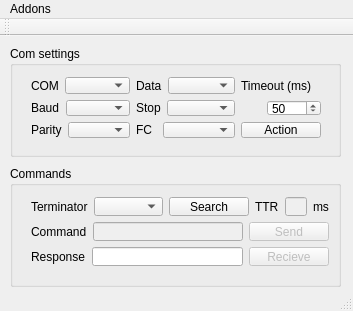
<?xml version="1.0" encoding="UTF-8"?>
<ui version="4.0">
 <class>MainWindow</class>
 <widget class="QMainWindow" name="MainWindow">
  <property name="geometry">
   <rect>
    <x>0</x>
    <y>0</y>
    <width>353</width>
    <height>311</height>
   </rect>
  </property>
  <property name="windowTitle">
   <string>Serial App V1.1.0</string>
  </property>
  <widget class="QWidget" name="centralWidget">
   <widget class="QGroupBox" name="groupBox">
    <property name="geometry">
     <rect>
      <x>10</x>
      <y>10</y>
      <width>331</width>
      <height>111</height>
     </rect>
    </property>
    <property name="title">
     <string>Com settings</string>
    </property>
    <widget class="QWidget" name="layoutWidget">
     <property name="geometry">
      <rect>
       <x>10</x>
       <y>20</y>
       <width>312</width>
       <height>83</height>
      </rect>
     </property>
     <layout class="QHBoxLayout" name="horizontalLayout_13">
      <item>
       <layout class="QVBoxLayout" name="verticalLayout">
        <item>
         <layout class="QHBoxLayout" name="horizontalLayout">
          <item>
           <widget class="QLabel" name="label">
            <property name="text">
             <string>COM</string>
            </property>
           </widget>
          </item>
          <item>
           <widget class="QComboBox" name="comboBoxCOM"/>
          </item>
         </layout>
        </item>
        <item>
         <layout class="QHBoxLayout" name="horizontalLayout_2">
          <item>
           <widget class="QLabel" name="label_2">
            <property name="text">
             <string>Baud</string>
            </property>
           </widget>
          </item>
          <item>
           <widget class="QComboBox" name="comboBoxBaud"/>
          </item>
         </layout>
        </item>
        <item>
         <layout class="QHBoxLayout" name="horizontalLayout_3">
          <item>
           <widget class="QLabel" name="label_3">
            <property name="text">
             <string>Parity</string>
            </property>
           </widget>
          </item>
          <item>
           <widget class="QComboBox" name="comboBoxParity"/>
          </item>
         </layout>
        </item>
       </layout>
      </item>
      <item>
       <spacer name="horizontalSpacer_3">
        <property name="orientation">
         <enum>Qt::Horizontal</enum>
        </property>
        <property name="sizeHint" stdset="0">
         <size>
          <width>40</width>
          <height>20</height>
         </size>
        </property>
       </spacer>
      </item>
      <item>
       <layout class="QVBoxLayout" name="verticalLayout_2">
        <item>
         <layout class="QHBoxLayout" name="horizontalLayout_4">
          <item>
           <widget class="QLabel" name="label_4">
            <property name="text">
             <string>Data</string>
            </property>
           </widget>
          </item>
          <item>
           <widget class="QComboBox" name="comboBoxData"/>
          </item>
         </layout>
        </item>
        <item>
         <layout class="QHBoxLayout" name="horizontalLayout_5">
          <item>
           <widget class="QLabel" name="label_5">
            <property name="text">
             <string>Stop</string>
            </property>
           </widget>
          </item>
          <item>
           <widget class="QComboBox" name="comboBoxStop"/>
          </item>
         </layout>
        </item>
        <item>
         <layout class="QHBoxLayout" name="horizontalLayout_6">
          <item>
           <widget class="QLabel" name="label_10">
            <property name="text">
             <string>FC</string>
            </property>
           </widget>
          </item>
          <item>
           <widget class="QComboBox" name="comboBoxFlowControl"/>
          </item>
         </layout>
        </item>
       </layout>
      </item>
      <item>
       <spacer name="horizontalSpacer_4">
        <property name="orientation">
         <enum>Qt::Horizontal</enum>
        </property>
        <property name="sizeHint" stdset="0">
         <size>
          <width>40</width>
          <height>20</height>
         </size>
        </property>
       </spacer>
      </item>
      <item>
       <layout class="QVBoxLayout" name="verticalLayout_3">
        <item>
         <layout class="QHBoxLayout" name="horizontalLayout_11">
          <item>
           <widget class="QLabel" name="label_12">
            <property name="text">
             <string>Timeout (ms)</string>
            </property>
           </widget>
          </item>
          <item>
           <spacer name="horizontalSpacer">
            <property name="orientation">
             <enum>Qt::Horizontal</enum>
            </property>
            <property name="sizeHint" stdset="0">
             <size>
              <width>40</width>
              <height>20</height>
             </size>
            </property>
           </spacer>
          </item>
         </layout>
        </item>
        <item>
         <layout class="QHBoxLayout" name="horizontalLayout_12">
          <item>
           <spacer name="horizontalSpacer_2">
            <property name="orientation">
             <enum>Qt::Horizontal</enum>
            </property>
            <property name="sizeHint" stdset="0">
             <size>
              <width>40</width>
              <height>20</height>
             </size>
            </property>
           </spacer>
          </item>
          <item>
           <widget class="QSpinBox" name="spinBoxTimeout">
            <property name="minimum">
             <number>1</number>
            </property>
            <property name="maximum">
             <number>9999</number>
            </property>
            <property name="value">
             <number>50</number>
            </property>
           </widget>
          </item>
         </layout>
        </item>
        <item>
         <widget class="QPushButton" name="pushButtonAction">
          <property name="text">
           <string>Action</string>
          </property>
         </widget>
        </item>
       </layout>
      </item>
     </layout>
    </widget>
   </widget>
   <widget class="QGroupBox" name="groupBox_2">
    <property name="geometry">
     <rect>
      <x>10</x>
      <y>130</y>
      <width>331</width>
      <height>121</height>
     </rect>
    </property>
    <property name="title">
     <string>Commands</string>
    </property>
    <widget class="QWidget" name="layoutWidget">
     <property name="geometry">
      <rect>
       <x>10</x>
       <y>20</y>
       <width>320</width>
       <height>91</height>
      </rect>
     </property>
     <layout class="QVBoxLayout" name="verticalLayout_4">
      <item>
       <layout class="QHBoxLayout" name="horizontalLayout_14">
        <item>
         <layout class="QHBoxLayout" name="horizontalLayout_7">
          <item>
           <widget class="QLabel" name="label_7">
            <property name="text">
             <string>Terminator</string>
            </property>
           </widget>
          </item>
          <item>
           <widget class="QComboBox" name="comboBoxLineTerminator"/>
          </item>
         </layout>
        </item>
        <item>
         <widget class="QPushButton" name="pushButtonSearch">
          <property name="text">
           <string>Search</string>
          </property>
         </widget>
        </item>
        <item>
         <layout class="QHBoxLayout" name="horizontalLayout_10">
          <item>
           <widget class="QLabel" name="label_9">
            <property name="text">
             <string>TTR</string>
            </property>
           </widget>
          </item>
          <item>
           <widget class="QLineEdit" name="lineEditTTR">
            <property name="enabled">
             <bool>false</bool>
            </property>
           </widget>
          </item>
          <item>
           <widget class="QLabel" name="label_11">
            <property name="text">
             <string>ms</string>
            </property>
           </widget>
          </item>
         </layout>
        </item>
       </layout>
      </item>
      <item>
       <layout class="QHBoxLayout" name="horizontalLayout_8">
        <item>
         <widget class="QLabel" name="label_6">
          <property name="text">
           <string>Command</string>
          </property>
         </widget>
        </item>
        <item>
         <widget class="QLineEdit" name="lineEditCommand">
          <property name="enabled">
           <bool>false</bool>
          </property>
         </widget>
        </item>
        <item>
         <widget class="QPushButton" name="pushButtonSend">
          <property name="enabled">
           <bool>false</bool>
          </property>
          <property name="text">
           <string>Send</string>
          </property>
         </widget>
        </item>
       </layout>
      </item>
      <item>
       <layout class="QHBoxLayout" name="horizontalLayout_9">
        <item>
         <widget class="QLabel" name="label_8">
          <property name="text">
           <string>Response</string>
          </property>
         </widget>
        </item>
        <item>
         <widget class="QLineEdit" name="lineEditResponse">
          <property name="enabled">
           <bool>true</bool>
          </property>
         </widget>
        </item>
        <item>
         <widget class="QPushButton" name="pushButtonRecieve">
          <property name="enabled">
           <bool>false</bool>
          </property>
          <property name="text">
           <string>Recieve</string>
          </property>
         </widget>
        </item>
       </layout>
      </item>
     </layout>
    </widget>
   </widget>
  </widget>
  <widget class="QMenuBar" name="menuBar">
   <property name="geometry">
    <rect>
     <x>0</x>
     <y>0</y>
     <width>353</width>
     <height>21</height>
    </rect>
   </property>
   <widget class="QMenu" name="menuAddons">
    <property name="title">
     <string>Addons</string>
    </property>
    <addaction name="actionCOMUPD"/>
   </widget>
   <addaction name="menuAddons"/>
  </widget>
  <widget class="QToolBar" name="mainToolBar">
   <attribute name="toolBarArea">
    <enum>TopToolBarArea</enum>
   </attribute>
   <attribute name="toolBarBreak">
    <bool>false</bool>
   </attribute>
  </widget>
  <widget class="QStatusBar" name="statusBar"/>
  <action name="actionCOMUPD">
   <property name="text">
    <string>COMUPD</string>
   </property>
  </action>
 </widget>
 <layoutdefault spacing="6" margin="11"/>
 <resources/>
 <connections/>
</ui>
